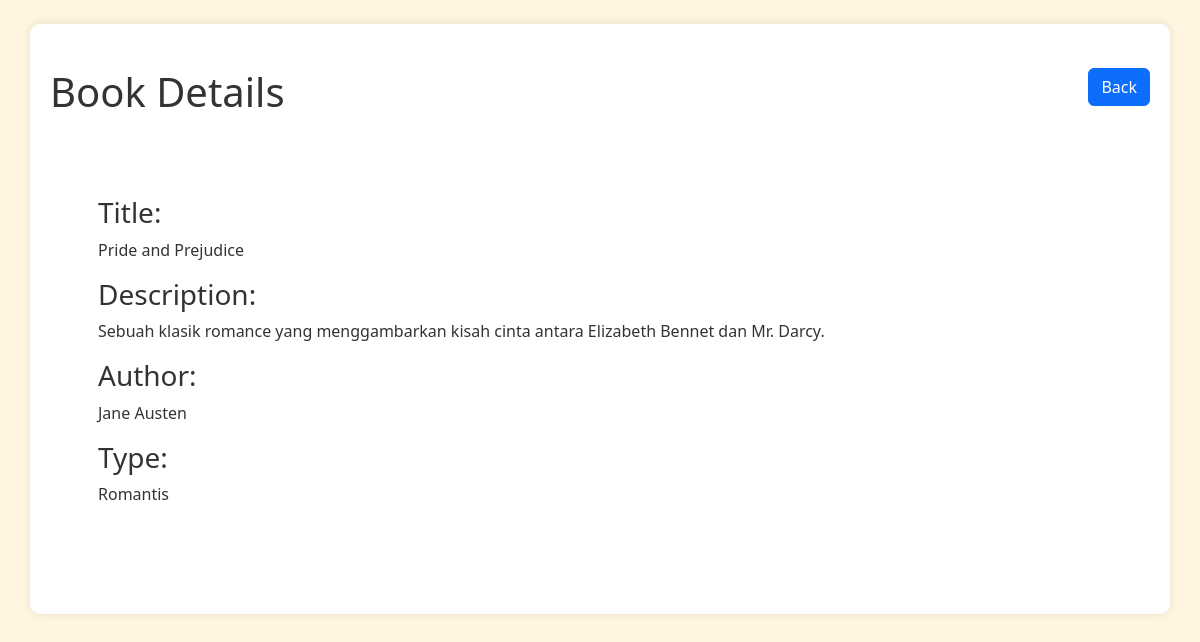
The app's page /view.php?id=2 (signed in) with its own data.
### tables this page shows
CREATE TABLE `books` (
  `id` int(11) NOT NULL,
  `title` varchar(128) NOT NULL,
  `author` varchar(128) NOT NULL,
  `type` varchar(50) NOT NULL,
  `description` text NOT NULL
);

### view.php (the view, shortened to what this page needs)
<!DOCTYPE html>
<html lang="en">
<head>
    <link rel="stylesheet" href="https://cdn.jsdelivr.net/npm/bootstrap@5.2.2/dist/css/bootstrap.min.css">
</head>
<body>
    <div class="container my-4">
        <header class="d-flex justify-content-between my-4">
            <h1>Book Details</h1>
            <div>
            <a href="index.php" class="btn btn-primary">Back</a>
            </div>
        </header>
        <div class="book-details p-5 my-4">
            <?php
            include("connect.php");
            $id = $_GET['id'];
            if ($id) {
                $sql = "SELECT * FROM books WHERE id = $id";
                $result = mysqli_query($conn, $sql);
                while ($row = mysqli_fetch_array($result)) {
                 ?>
                 <h3>Title:</h3>
                 <p><?php echo $row["title"]; ?></p>
                 <h3>Description:</h3>
                 <p><?php echo $row["description"]; ?></p>
                 <h3>Author:</h3>
                 <p><?php echo $row["author"]; ?></p>
                 <h3>Type:</h3>
                 <p><?php echo $row["type"]; ?></p>
                 <?php
                }
            }
            else{
                echo "<h3>No books found</h3>";
            }
            ?>
        </div>
    </div>
</body>
</html>

### view.php (style rules this page uses)
body { background-color: #fff5e1; color: #333; }
.container { background-color: #fff; border-radius: 10px; padding: 20px; margin-top: 20px; box-shadow: 0 0 10px rgba(0, 0, 0, 0.1); }

### records on screen
books: title "Pride and Prejudice", description "Sebuah klasik romance yang menggambarkan kisah cinta antara Elizabeth Bennet dan Mr. Darcy.", author "Jane Austen", type "Romantis"
